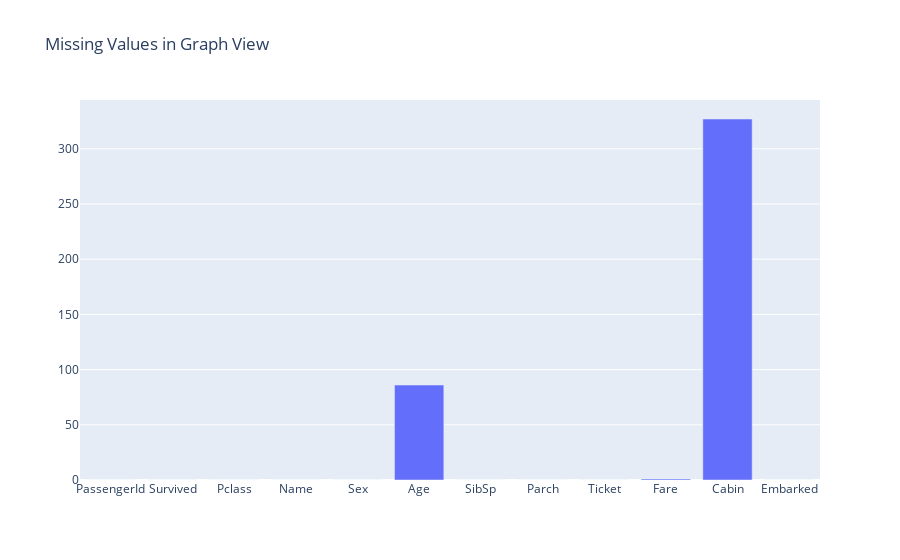

The notebook cell saved with this chart:
### Markdown cell above
let's see the missing values graphcally, using the ployly.graph_objects

### Code cell
import plotly.graph_objects as go
missing_values = data.isnull().sum()

fig = go.Figure(
    data=[go.Bar(x=missing_values.index, y=missing_values.values)],
    layout_title_text = 'Missing Values in Graph View'
)

fig.show()

### Figure 1 — Plotly figure (JSON) as saved in the notebook; plotly's stock layout.template omitted (floating-point values rounded to 4 significant figures)
{"data": [{"type": "bar", "x": ["PassengerId", "Survived", "Pclass", "Name", "Sex", "Age", "SibSp", "Parch", "Ticket", "Fare", "Cabin", "Embarked"], "y": [0, 0, 0, 0, 0, 86, 0, 0, 0, 1, 327, 0]}], "layout": {"title": {"text": "Missing Values in Graph View"}}}
